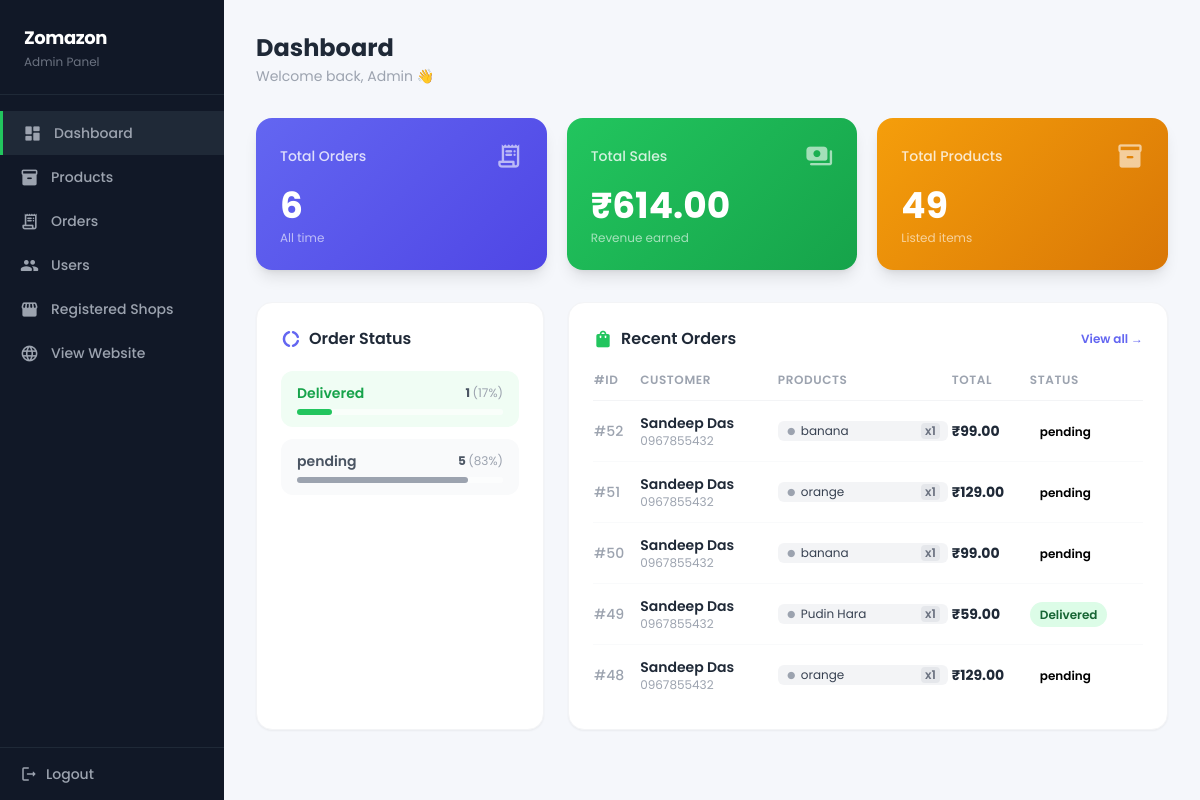
/Admin/dashboard.php (signed in), run on the app's committed database.
### tables this page shows
CREATE TABLE `orders` (
  `id` int(11) NOT NULL,
  `user_id` int(11) DEFAULT NULL,
  `full_name` varchar(100) DEFAULT NULL,
  `email` varchar(255) DEFAULT NULL,
  `phone` varchar(50) DEFAULT NULL,
  `address` text DEFAULT NULL,
  `subtotal` decimal(10,2) DEFAULT NULL,
  `delivery_fee` decimal(10,2) DEFAULT NULL,
  `platform_fee` decimal(10,2) DEFAULT NULL,
  `total` decimal(10,2) DEFAULT NULL,
  `payment_method` varchar(50) DEFAULT NULL,
  `payment_status` enum('pending','paid','failed') DEFAULT NULL,
  `razorpay_order_id` varchar(100) DEFAULT NULL,
  `razorpay_payment_id` varchar(100) DEFAULT NULL,
  `razorpay_signature` varchar(255) DEFAULT NULL,
  `delivery_date` date DEFAULT NULL,
  `status` varchar(50) DEFAULT NULL,
  `created_at` timestamp NOT NULL DEFAULT current_timestamp() ON UPDATE current_timestamp(),
  `shop_id` varchar(155) DEFAULT NULL,
  `product_id` int(11) DEFAULT NULL,
  `products` text DEFAULT NULL,
  `price` decimal(10,2) DEFAULT NULL
);

### Admin/dashboard.php (the view, shortened to what this page needs)
<?php
include "../config/db.php";
$total_orders   = mysqli_fetch_assoc(mysqli_query($conn, "SELECT COUNT(*) as total FROM orders"));
$total_sales    = mysqli_fetch_assoc(mysqli_query($conn, "SELECT SUM(total) as total FROM orders"));
$total_products = mysqli_fetch_assoc(mysqli_query($conn, "SELECT COUNT(*) as total FROM products"));
$recent_orders  = mysqli_query($conn, "SELECT * FROM orders ORDER BY id DESC LIMIT 5");
$status_data    = mysqli_query($conn, "SELECT status, COUNT(*) as count FROM orders GROUP BY status");
?>
<!DOCTYPE html>
<html lang="en">
<head>
    <script src="https://cdn.tailwindcss.com"></script>
</head>
<body class="min-h-screen">
<aside class="fixed top-0 left-0 h-screen w-56 bg-gray-900 flex flex-col z-40">
    <div class="px-6 py-6 border-b border-gray-800">
        <h1 class="text-white font-bold text-lg tracking-tight">Zomazon</h1>
        <p class="text-gray-500 text-xs mt-0.5">Admin Panel</p>
    </div>
    <nav class="flex-1 py-4 overflow-y-auto">
        <?php
        $links = [
            ['dashboard.php',  'dashboard',    'Dashboard'],
            ['products.php',   'inventory_2',  'Products'],
            ['orders.php',     'receipt_long', 'Orders'],
            ['users.php',      'group',        'Users'],
            ['localshops.php', 'storefront',   'Registered Shops'],
            ['../index.php',   'language',     'View Website'],
        ];
        $current = basename($_SERVER['PHP_SELF']);
        foreach ($links as [$href, $icon, $label]):
            $active = ($current === basename($href)) ? 'active' : '';
        ?>
        <a href="<?php echo $href; ?>"
           class="nav-link <?php echo $active; ?> flex items-center gap-3 px-5 py-3 text-gray-400 hover:text-white text-sm font-medium">
            <span class="material-icons-round text-[19px]"><?php echo $icon; ?></span>
            <?php echo $label; ?>
        </a>
        <?php endforeach; ?>
    </nav>
    <div class="p-4 border-t border-gray-800">
        <a href="logout.php"
           class="flex items-center gap-2 text-gray-400 hover:text-red-400 transition-colors text-sm font-medium px-1">
            <span class="material-icons-round text-[18px]">logout</span>
            Logout
        </a>
    </div>
</aside>
<main class="ml-56 min-h-screen p-8">
    <div class="mb-8">
        <h2 class="text-2xl font-bold text-gray-800">Dashboard</h2>
        <p class="text-sm text-gray-400 mt-0.5">Welcome back, Admin 👋</p>
    </div>
    <div class="grid grid-cols-1 sm:grid-cols-3 gap-5 mb-8">
        <div class="stat-card rounded-2xl p-6 text-white shadow-lg"
             style="background: linear-gradient(135deg,#6366f1,#4f46e5)">
            <div class="flex items-center justify-between mb-4">
                <p class="text-sm font-medium opacity-80">Total Orders</p>
                <span class="material-icons-round text-white/60 text-[28px]">receipt_long</span>
            </div>
            <p class="text-4xl font-bold"><?php echo $total_orders['total']; ?></p>
            <p class="text-xs opacity-60 mt-1">All time</p>
        </div>
        <div class="stat-card rounded-2xl p-6 text-white shadow-lg"
             style="background: linear-gradient(135deg,#22c55e,#16a34a)">
            <div class="flex items-center justify-between mb-4">
                <p class="text-sm font-medium opacity-80">Total Sales</p>
                <span class="material-icons-round text-white/60 text-[28px]">payments</span>
            </div>
            <p class="text-4xl font-bold">₹<?php echo number_format($total_sales['total'] ?? 0, 2); ?></p>
            <p class="text-xs opacity-60 mt-1">Revenue earned</p>
        </div>
        <div class="stat-card rounded-2xl p-6 text-white shadow-lg"
             style="background: linear-gradient(135deg,#f59e0b,#d97706)">
            <div class="flex items-center justify-between mb-4">
                <p class="text-sm font-medium opacity-80">Total Products</p>
                <span class="material-icons-round text-white/60 text-[28px]">inventory_2</span>
            </div>
            <p class="text-4xl font-bold"><?php echo $total_products['total']; ?></p>
            <p class="text-xs opacity-60 mt-1">Listed items</p>
        </div>
    </div>
    <div class="grid grid-cols-1 lg:grid-cols-3 gap-6">
        <div class="bg-white rounded-2xl shadow-sm border border-gray-100 p-6">
            <h3 class="text-base font-semibold text-gray-800 mb-5 flex items-center gap-2">
                <span class="material-icons-round text-indigo-500 text-[20px]">donut_large</span>
                Order Status
            </h3>
            <div class="space-y-3">
                <?php
                $status_rows = [];
                while ($row = mysqli_fetch_assoc($status_data)) $status_rows[] = $row;
                $grand_total = array_sum(array_column($status_rows, 'count'));
                $colors = [
                    'Pending'          => ['bg-amber-500',  'text-amber-600',  'bg-amber-50'],
                    'Shipped'          => ['bg-blue-500',   'text-blue-600',   'bg-blue-50'],
                    'Delivered'        => ['bg-green-500',  'text-green-600',  'bg-green-50'],
                    'Cancelled'        => ['bg-red-500',    'text-red-600',    'bg-red-50'],
                    'Out for Delivery' => ['bg-purple-500', 'text-purple-600', 'bg-purple-50'],
                ];
                foreach ($status_rows as $row):
                    $s   = $row['status'];
                    $c   = $row['count'];
                    $pct = $grand_total > 0 ? round($c / $grand_total * 100) : 0;
                    $col = $colors[$s] ?? ['bg-gray-400', 'text-gray-600', 'bg-gray-50'];
                ?>
                <div class="<?php echo $col[2]; ?> rounded-xl px-4 py-3">
                    <div class="flex items-center justify-between mb-1.5">
                        <span class="text-sm font-semibold <?php echo $col[1]; ?>"><?php echo htmlspecialchars($s); ?></span>
                        <span class="text-xs font-bold text-gray-600">
                            <?php echo $c; ?> <span class="text-gray-400 font-normal">(<?php echo $pct; ?>%)</span>
                        </span>
                    </div>
                    <div class="w-full bg-white/60 rounded-full h-1.5">
                        <div class="<?php echo $col[0]; ?> h-1.5 rounded-full transition-all" style="width:<?php echo $pct; ?>%"></div>
                    </div>
                </div>
                <?php endforeach; ?>
            </div>
        </div>
        <div class="lg:col-span-2 bg-white rounded-2xl shadow-sm border border-gray-100 p-6">
            <div class="flex items-center justify-between mb-5">
                <h3 class="text-base font-semibold text-gray-800 flex items-center gap-2">
                    <span class="material-icons-round text-green-500 text-[20px]">shopping_bag</span>
                    Recent Orders
                </h3>
                <a href="orders.php" class="text-xs font-semibold text-indigo-500 hover:text-indigo-700 transition-colors">View all →</a>
            </div>
            <div class="overflow-x-auto">
                <table class="w-full text-sm">
                    <thead>
                        <tr class="text-left text-xs text-gray-400 uppercase tracking-wider border-b border-gray-100">
                            <th class="pb-3 font-semibold">#ID</th>
                            <th class="pb-3 font-semibold">Customer</th>
                            <th class="pb-3 font-semibold">Products</th>
                            <th class="pb-3 font-semibold">Total</th>
                            <th class="pb-3 font-semibold">Status</th>
                        </tr>
                    </thead>
                    <tbody class="divide-y divide-gray-50">
                        <?php while ($row = mysqli_fetch_assoc($recent_orders)):
                            $s = htmlspecialchars($row['status']);
                            $badge_key = str_replace(' ', '', $s);
                        ?>
                        <tr>
                            <td class="py-3 text-gray-400 font-medium">#<?php echo $row['id']; ?></td>
                            <td class="py-3">
                                <p class="font-semibold text-gray-800"><?php echo htmlspecialchars($row['full_name']); ?></p>
                                <p class="text-xs text-gray-400"><?php echo htmlspecialchars($row['phone']); ?></p>
                            </td>
                            <td class="py-3 max-w-[180px]">
                                <?php
                                $decoded = json_decode($row['products'], true);
                                if (is_array($decoded)):
                                ?>
                                <div class="flex flex-col gap-1">
                                    <?php foreach ($decoded as $p):
                                        $name = htmlspecialchars($p['name'] ?? '');
                                        $qty  = (int) ($p['qty'] ?? $p['quantity'] ?? 1);
                                    ?>
                                    <span class="inline-flex items-center gap-1 text-xs bg-gray-100 text-gray-700 rounded-md px-2 py-0.5 max-w-[170px]">
                                        <span class="material-icons-round text-[11px] text-gray-400">fiber_manual_record</span>
                                        <span class="truncate"><?php echo $name; ?></span>
                                        <span class="ml-auto flex-shrink-0 bg-gray-200 text-gray-500 rounded px-1 font-semibold">x<?php echo $qty; ?></span>
                                    </span>
                                    <?php endforeach; ?>
                                </div>
                                <?php else: ?>
                                <span class="text-gray-600 text-xs"><?php echo htmlspecialchars($row['products']); ?></span>
                                <?php endif; ?>
                            </td>
                            <td class="py-3 font-bold text-gray-800">₹<?php echo number_format($row['total'], 2); ?></td>
                            <td class="py-3">
                                <span class="badge-<?php echo $badge_key; ?> px-2.5 py-1 rounded-full text-xs font-semibold">
                                    <?php echo $s; ?>
                                </span>
                            </td>
                        </tr>
                        <?php endwhile; ?>
                    </tbody>
                </table>
            </div>
        </div>
    </div>
</main>
</body>
</html>

### Admin/dashboard.php (style rules this page uses)
body { font-family: 'Poppins', sans-serif; background: #f5f7fb; }
.nav-link { transition: background .15s, color .15s; }
.nav-link.active { background: #1f2937; border-left: 3px solid #22c55e; }
.stat-card { transition: transform .2s, box-shadow .2s; }
.badge-Delivered { background:#dcfce7; color:#166534; }
tbody tr { transition: background .12s; }

### data on the page
orders: id "52", full_name "Sandeep Das", phone "0967855432", name "banana", qty "1", total "99.00", status "pending"
orders: id "51", full_name "Sandeep Das", phone "0967855432", name "orange", qty "1", total "129.00", status "pending"
orders: id "50", full_name "Sandeep Das", phone "0967855432", name "banana", qty "1", total "99.00", status "pending"
orders: id "49", full_name "Sandeep Das", phone "0967855432", name "Pudin Hara", qty "1", total "59.00", status "Delivered"
orders: id "48", full_name "Sandeep Das", phone "0967855432", name "orange", qty "1", total "129.00", status "pending"

### other printed values
$label "Dashboard"
$label "Products"
$label "Orders"
$label "Users"
$label "Registered Shops"
$label "View Website"
$total_orders['total'] "6"
$total_sales['total'] "614.00"
$total_products['total'] "49"
$s "Delivered"
$c "1"
$pct "17"
$s "pending"
$c "5"
$pct "83"
